Frame 1 (no input): blank canvas, image omitted
Frame 60 (the mouse pressed at the canvas centre just before this capture): blank canvas, image omitted
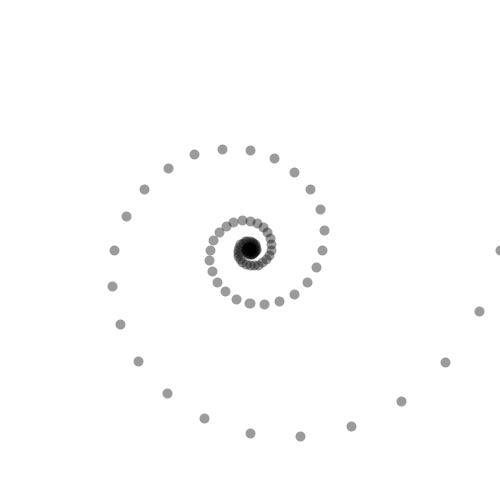
Frame 120 (the mouse held since frame 60 and released just before this capture)

The Processing sketch whose frames 1 and 60 were blank and that drew this single picture after the mouse press (run headless with seeded random() and noise(); from frame 60 on, the mouse is pressed at the canvas centre):

// Processing sketch: s07e02spirala
// ── s07e02spirala.pde
void setup()
{
  size(500, 500);
  stroke(0, 100);
  strokeWeight(10);
}

void draw() {
  background(255);
  PVector srodek = new PVector(width/2, height/2);
  PVector promien = new PVector(mouseX, 0);
  point(srodek.x, srodek.y);
  PVector nowy = PVector.add(srodek, promien);

  point(nowy.x, nowy.y);
  for (int i = 1; i < 100; i++) {
    promien.rotate(radians(15));
    promien.mult(0.95);
    nowy = PVector.add(srodek, promien);
    point(nowy.x, nowy.y);
  }
}
